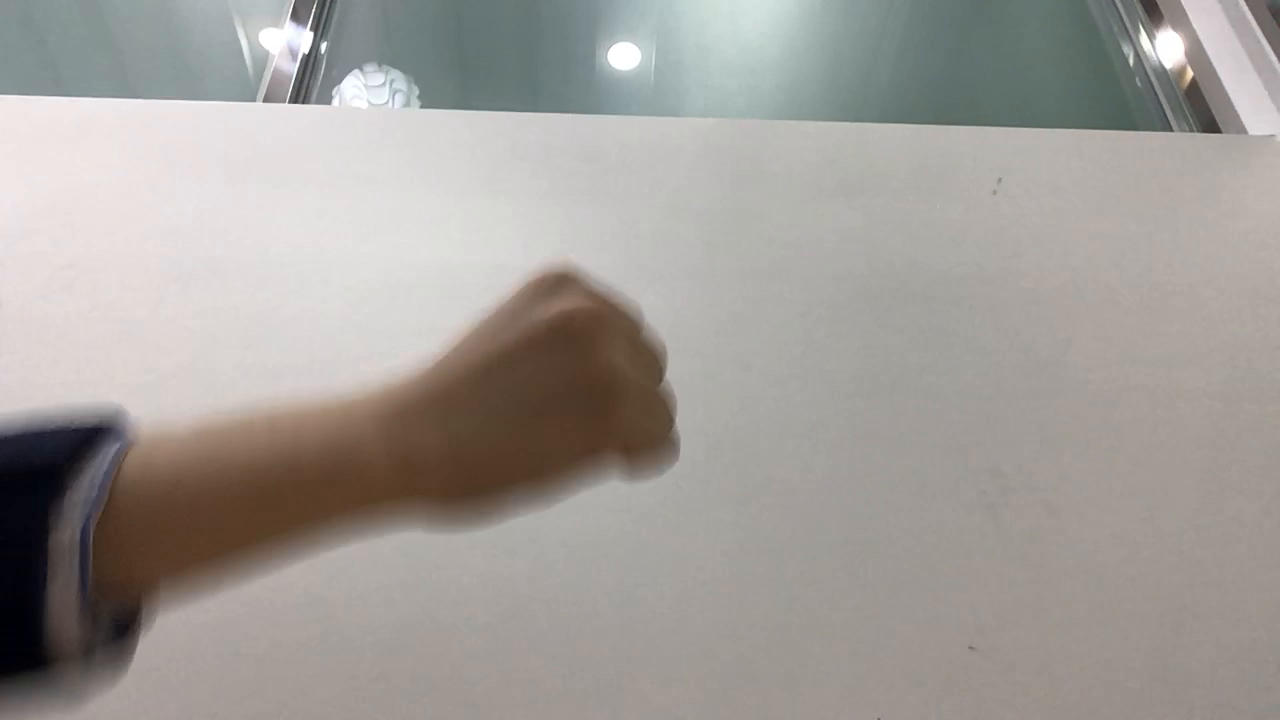
#> input picture frame 8 of src/image_processing/DS/data/test.MOV, 1280 x 720 px
$ python main.py   (older library calls are emulated)
#> lines starting #> are read from the running program, lines starting #| are printed output that depends on the picture; after the words box and inside, x2 and y2 are one past the last pixel; in counts of white or black regions, pixels touching at a corner belong together
### src/image_processing/DS/colorContour.py
import cv2
import numpy as np
import time

eps = 1e-10

# reads video from video_dir and outputs processed video to output_dir
# returns rcs
def detect_hand(video_dir, output_dir):

    # open camera object
#> called with video_dir = './data/test.MOV', output_dir = './data/out.avi'
    cap = cv2.VideoCapture(video_dir)
    fourcc = cv2.VideoWriter_fourcc(*'XVID')
    out = cv2.VideoWriter(output_dir, fourcc, 30 \
            ,(int(cap.get(3)), int(cap.get(4))) )

    while (cap.isOpened()):

        # ret is whether frame is true or not
        ret, frame = cap.read()
#> frame is the input picture: shape (720, 1280, 3); mean B, G, R 151.9, 156.7, 160.9
        if (not ret):
            break

        # flip the image
        frame = cv2.flip(frame, 0)
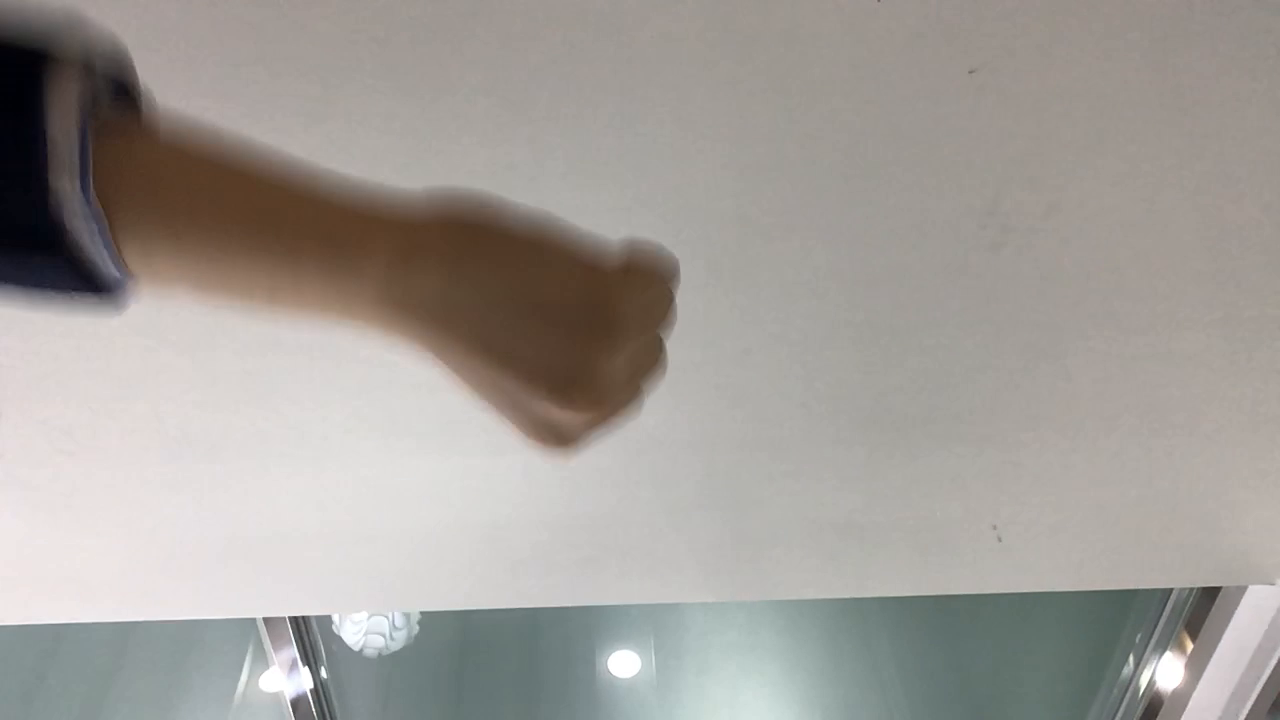
#> frame: shape (720, 1280, 3); mean B, G, R 151.9, 156.7, 160.9
        frame = cv2.flip(frame, 1)
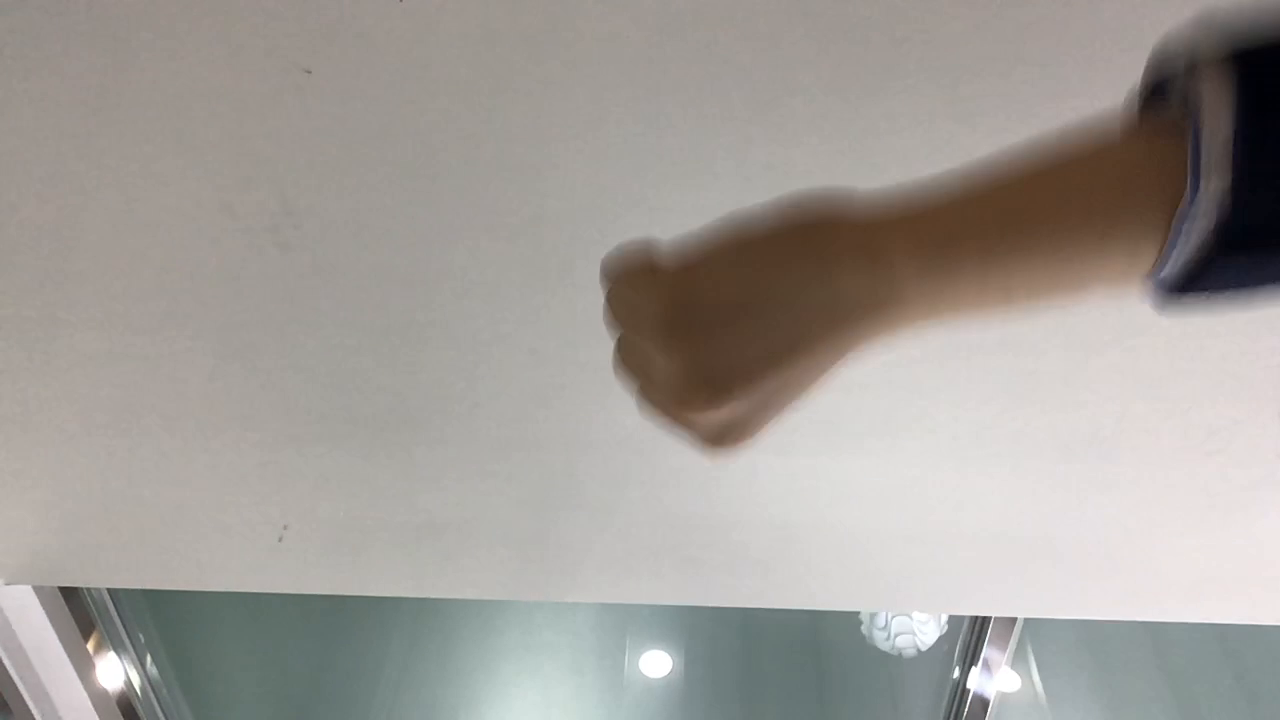
#> frame: shape (720, 1280, 3); mean B, G, R 151.9, 156.7, 160.9

        #detect hand with skin color
        skin_mask = detect_skin(frame)
        #thresh = morphological_transform(skin_mask)

        # write frame
        out.write(skin_mask)


    out.release()
    cap.release()
    cv2.destroyAllWindows()
    rcs = 0
    return rcs

# [43 lines left out: functions find_contours, morphological_transform, not called in this run]


# outputs frame of skin masked
def detect_skin(frame):

    # blur image
    blur = cv2.blur(frame, (5, 5))

    hsv = cv2.cvtColor(blur, cv2.COLOR_BGR2HSV)
#> hsv: shape (720, 1280, 3); mean H, S, V 31.9, 27.2, 163
    mask = cv2.inRange(hsv, np.array([2,50,50]), \
            np.array([15,255,255]))
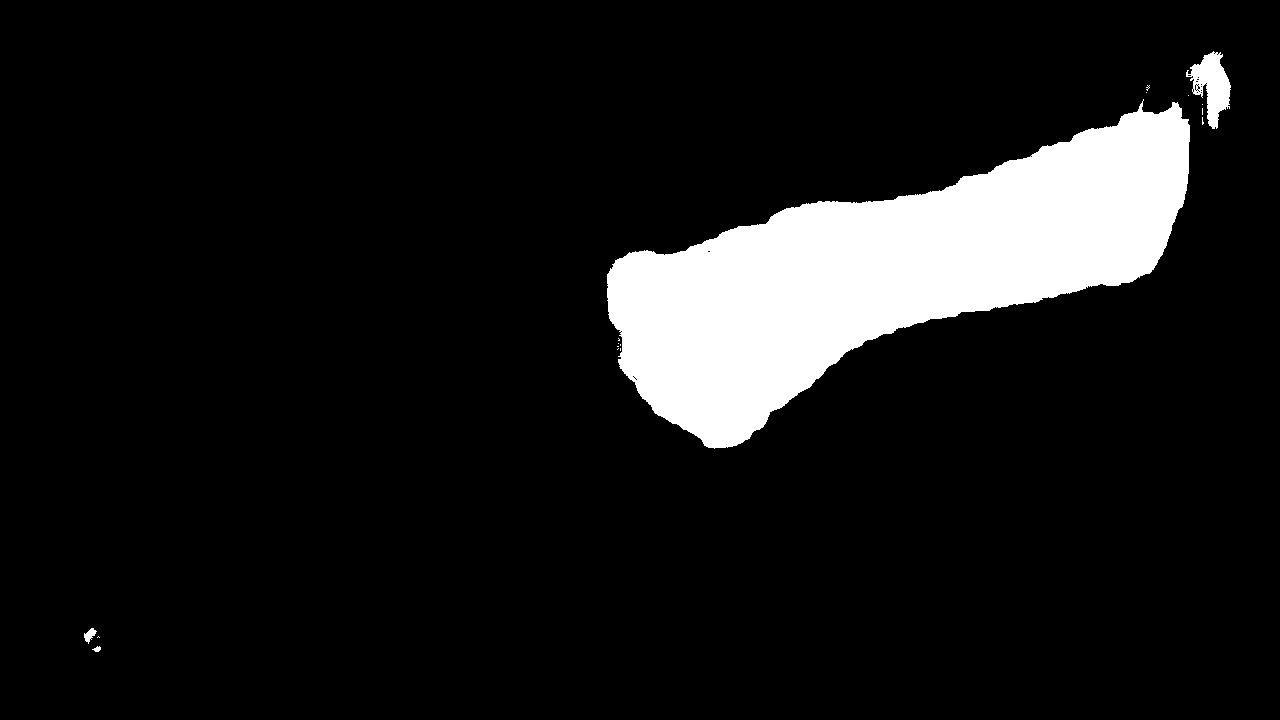
#> mask: shape (720, 1280); 10.1% white; 17 white regions (13 under 20 px), largest, box (x1, y1, x2, y2) and area: (607, 99, 1190, 449) 90717, (1186, 51, 1231, 129) 1755, (84, 628, 97, 644) 105, (92, 646, 101, 652) 33
    skin = cv2.bitwise_and(frame, frame, mask=mask)
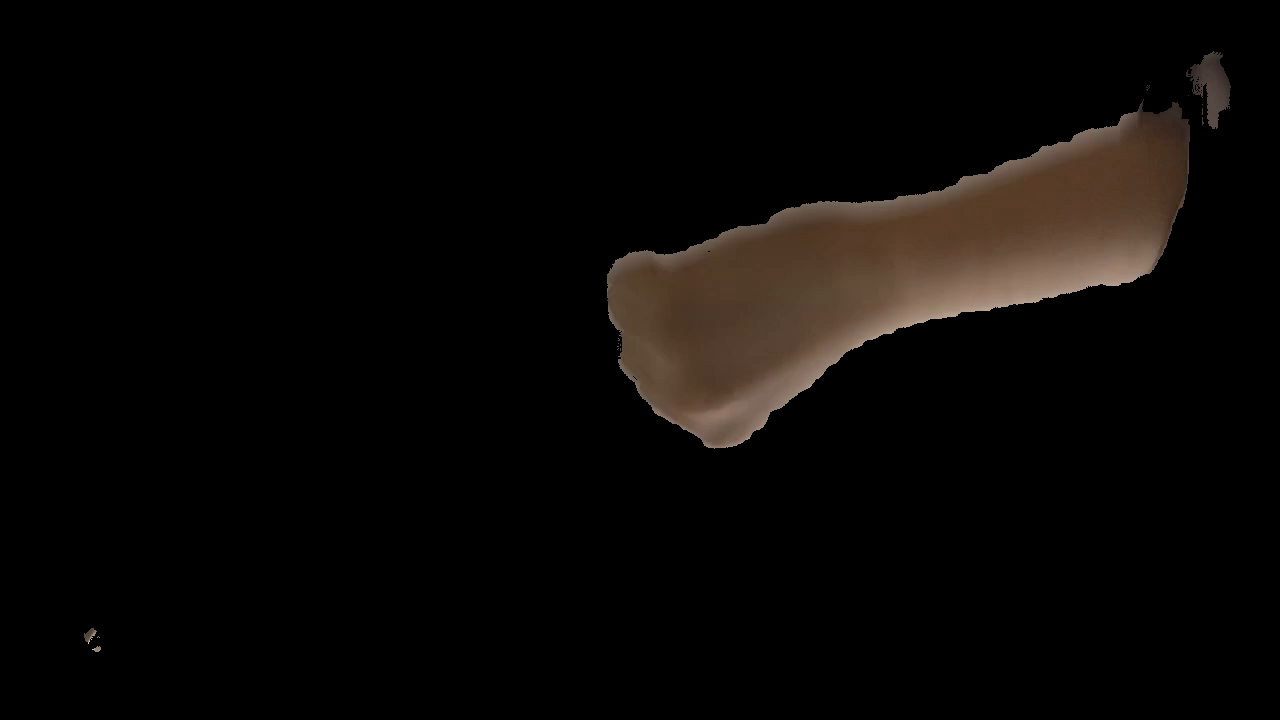
#> skin: shape (720, 1280, 3); mean B, G, R 6, 7.7, 10

    return skin


# cos angle between 2 vectors
# returns in degree format
# [7 lines left out: function angle, not called in this run]


### src/image_processing/DS/main.py
import colorContour
import cv2
import numpy as np

if __name__ == "__main__":
    in_dir = './data/test.MOV'
    out_dir = './data/out.avi'
    colorContour.detect_hand(in_dir, out_dir)

$ run again, starting later in the video
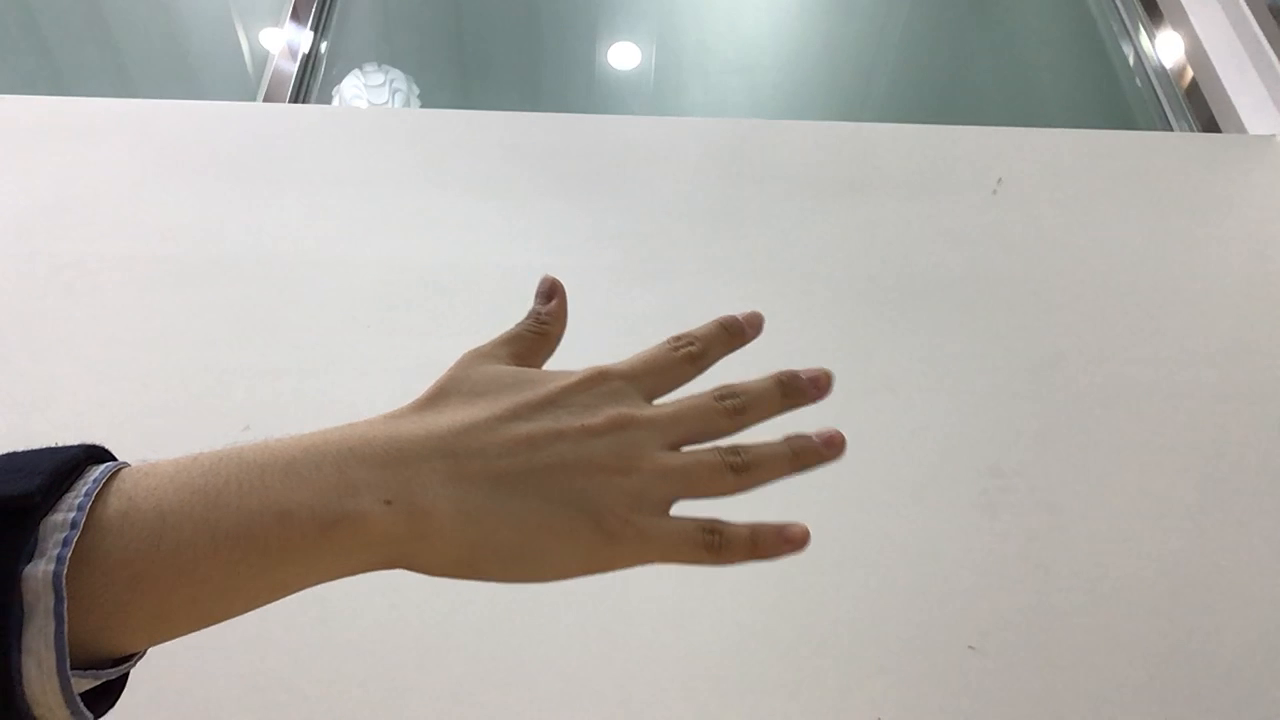
#> input picture frame 64 of src/image_processing/DS/data/test.MOV, 1280 x 720 px
#> in detect_hand, frame is the input picture: shape (720, 1280, 3); mean B, G, R 166, 172.1, 176.5
#> hsv: shape (720, 1280, 3); mean H, S, V 37.6, 28.5, 178.8
#> in detect_skin, `mask = cv2.inRange(hsv, np.array([2,50,50]), \ np.array([15,255,255]))`:
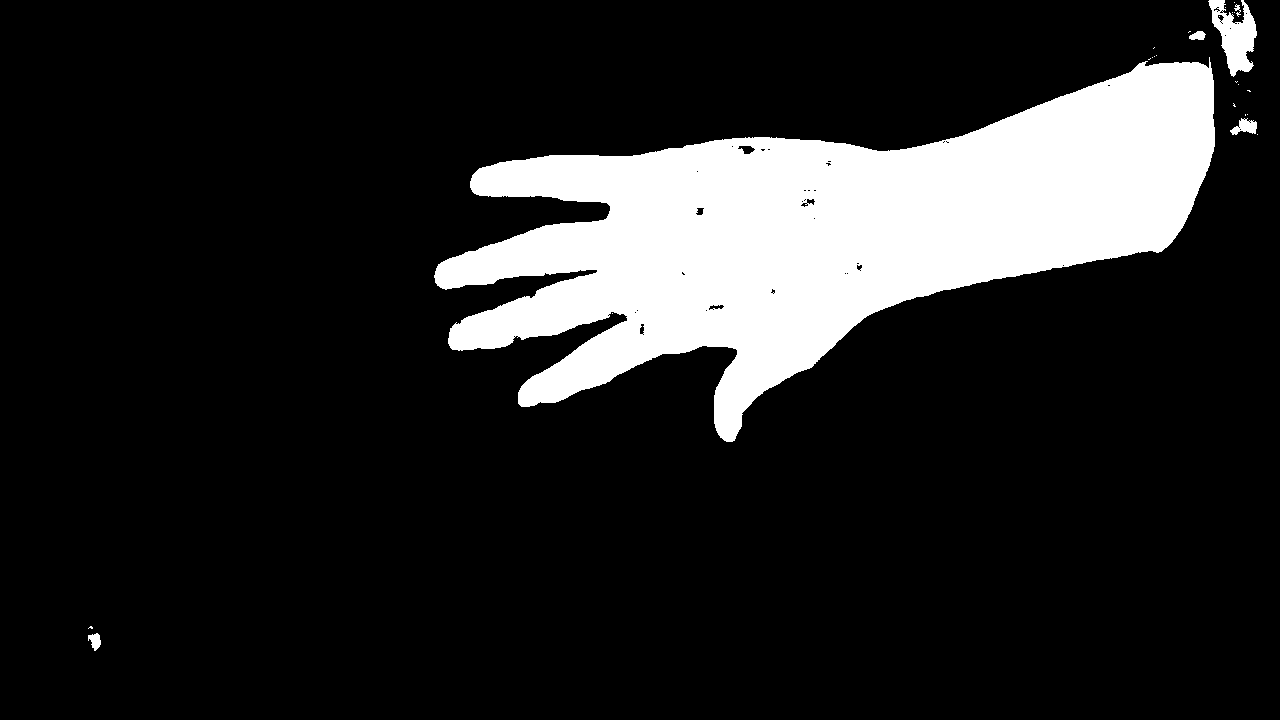
#> mask: shape (720, 1280); 15.1% white; 26 white regions (20 under 20 px), largest, box (x1, y1, x2, y2) and area: (434, 57, 1215, 442) 136935, (1208, 0, 1257, 77) 1968, (1230, 118, 1257, 135) 267, (88, 633, 101, 651) 148, (1189, 31, 1206, 40) 111, (1234, 4, 1241, 17) 38
#> in detect_skin, `skin = cv2.bitwise_and(frame, frame, mask=mask)`:
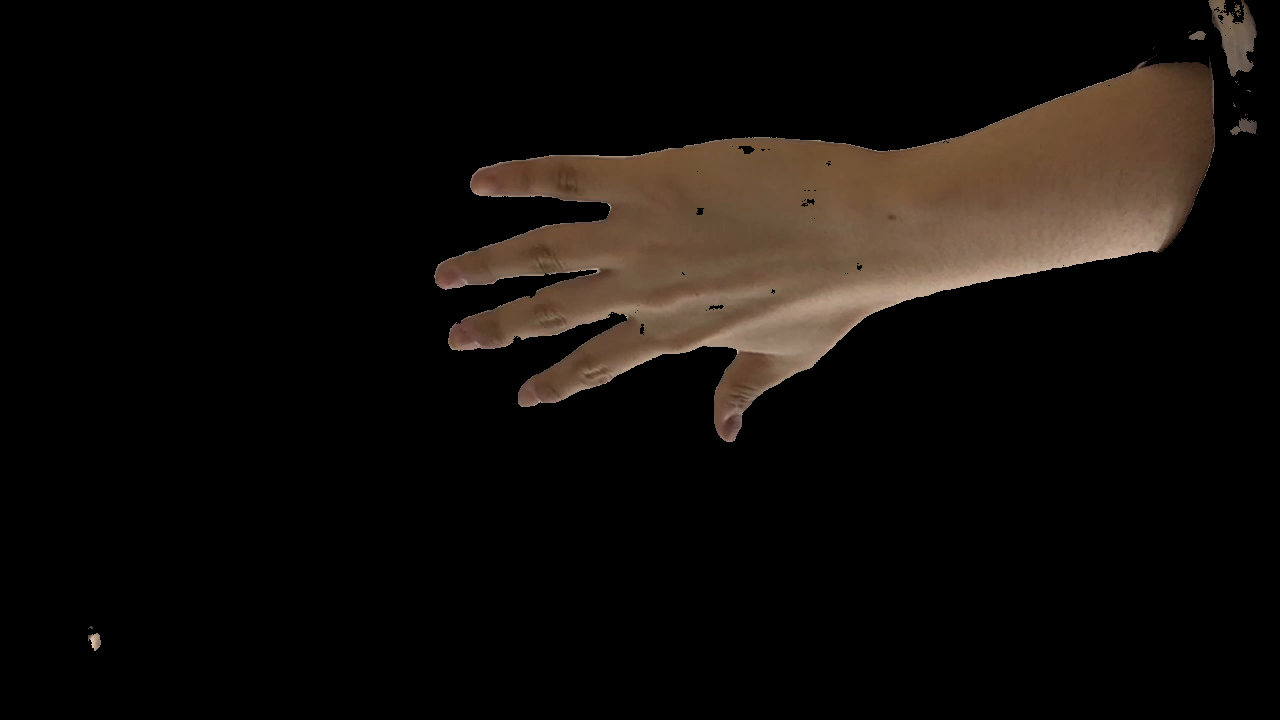
#> skin: shape (720, 1280, 3); mean B, G, R 10.4, 13.7, 17.9
